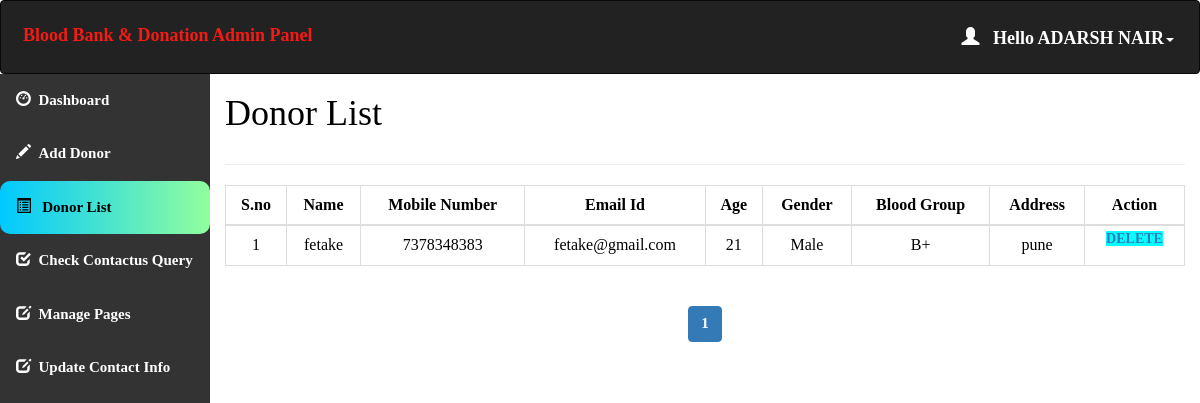
The page /admin/donor_list.php (signed in) on the database its author committed.
### tables this page shows
CREATE TABLE `donor_details` (
  `donor_id` int(11) NOT NULL,
  `donor_name` varchar(50) NOT NULL,
  `donor_number` varchar(10) NOT NULL,
  `donor_mail` varchar(50) DEFAULT NULL,
  `donor_age` int(60) NOT NULL,
  `donor_gender` varchar(10) NOT NULL,
  `donor_blood` varchar(10) NOT NULL,
  `donor_address` varchar(100) NOT NULL
);

CREATE TABLE `blood` (
  `blood_id` int(11) NOT NULL,
  `blood_group` varchar(10) NOT NULL
);

### admin/donor_list.php (the view, shortened to what this page needs)
<html>
<head>
  <link rel="stylesheet" href="https://maxcdn.bootstrapcdn.com/bootstrap/3.4.1/css/bootstrap.min.css">
</head>
<?php
include 'conn.php';
  if (isset($_SESSION['loggedin']) && $_SESSION['loggedin'] == true) {
  ?>
<body style="color:black">
<div id="header">
<?php include 'header.php';
?>
</div>
<div id="sidebar">
<?php $active="list"; include 'sidebar.php'; ?>
</div>
<div id="content" >
  <div class="content-wrapper">
    <div class="container-fluid">
      <div class="row">
        <div class="col-md-12 lg-12 sm-12">
          <h1 class="page-title">Donor List</h1>
        </div>
      </div>
      <hr>
      <?php
        include 'conn.php';
        $limit = 10;
        if(isset($_GET['page'])){
          $page = $_GET['page'];
        }else{
          $page = 1;
        }
        $offset = ($page - 1) * $limit;
        $count=$offset+1;
        $sql= "select * from donor_details join blood where donor_details.donor_blood=blood.blood_id LIMIT {$offset},{$limit}";
        $result=mysqli_query($conn,$sql);
        if(mysqli_num_rows($result)>0)   {
       ?>
       <div class="table-responsive">
      <table class="table table-bordered" style="text-align:center">
          <thead style="text-align:center">
          <th style="text-align:center">S.no</th>
          <th style="text-align:center">Name</th>
          <th style="text-align:center">Mobile Number</th>
          <th style="text-align:center">Email Id</th>
          <th style="text-align:center">Age</th>
          <th style="text-align:center">Gender</th>
          <th style="text-align:center">Blood Group</th>
          <th style="text-align:center">Address</th>
          <th style="text-align:center">Action</th>
          </thead>
          <tbody>
            <?php
            while($row = mysqli_fetch_assoc($result)) { ?>
          <tr>
                  <td><?php echo $count++; ?></td>
                  <td><?php echo $row['donor_name']; ?></td>
                  <td><?php echo $row['donor_number']; ?></td>
                  <td><?php echo $row['donor_mail']; ?></td>
                  <td><?php echo $row['donor_age']; ?></td>
                  <td><?php echo $row['donor_gender']; ?></td>
                    <td><?php echo $row['blood_group']; ?></td>
                    <td><?php echo $row['donor_address']; ?></td>
                    <td id="he" style="width:100px">
                    <a style="background-color:aqua" href='delete.php?id=<?php echo $row['donor_id']; ?>'> Delete </a>
                </td>
              </tr>
            <?php } ?>
          </tbody>
      </table>
    </div>
    <?php } ?>
<div class="table-responsive"style="text-align:center;align:center">
    <?php
    $sql1 = "SELECT * FROM donor_details";
    $result1 = mysqli_query($conn, $sql1) or die("Query Failed.");
    if(mysqli_num_rows($result1) > 0){
      $total_records = mysqli_num_rows($result1);
      $total_page = ceil($total_records / $limit);
      echo '<ul class="pagination admin-pagination">';
      for($i = 1; $i <= $total_page; $i++){
        if($i == $page){
          $active = "active";
        }else{
          $active = "";
        }
        echo '<li class="'.$active.'"><a href="donor_list.php?page='.$i.'">'.$i.'</a></li>';
      }
      echo '</ul>';
    }
    ?>
  </div>
  </div>
</div>
</div>
   <?php }
    ?>
</body>
</html>

### admin/header.php (shortened to what this page needs)
<!DOCTYPE html>
<html>
<head>
  <link rel="stylesheet" href="https://maxcdn.bootstrapcdn.com/bootstrap/3.4.1/css/bootstrap.min.css">
</head>
<body>
<nav class="navbar navbar-inverse">
  <div class="container-fluid">
    <div class="navbar-header">
      <a class="navbar-brand" id="qq" href="dashboard.php" style="color:#F51A14;">Blood Bank & Donation Admin Panel</a>
    </div>
    <ul class="nav navbar-nav navbar-right">
      <li class="dropdown"><a class="dropdown-toggle" id="qw" data-toggle="dropdown" href="#" style="font-weight:bold;color:white "> <span class="glyphicon glyphicon-user"></span>&nbsp&nbsp
        <?php
        include 'conn.php';
        $username=$_SESSION['username'];
        $sql="select * from admin_info where admin_username='$username'";
        $result=mysqli_query($conn,$sql) or die("query failed.");
        $row=mysqli_fetch_assoc($result);
        echo "Hello ".$row['admin_name'];
       ?><span class="caret"></span></a>
    </li>
    </ul>
  </div>
</nav>
</body></html>

### admin/donor_list.php (style rules this page uses)
#sidebar { position:relative;margin-top:-20px }
#content { position:relative;margin-left:210px }
#he { font-size: 14px; font-weight: 600; text-transform: uppercase; padding: 3px 7px; color: #fff; text-decoration: none; border-radius: 3px; align:center }

### admin/header.php (style rules this page uses)
.navbar { background-color: #333333 ; padding: 10px 10px; color:#FF0404 ; }
.navbar a { float: left; color: white; text-align: center; padding: 12px; text-decoration: none; font-size: 18px; line-height: 25px; }
.navbar-brand { font-size: 25px; font-weight: bold; }
.navbar a { float: none; display: block; text-align: left; }
.navbar-right { float: none; }

### admin/sidebar.php (style rules this page uses)
body { margin: 0; font-family: 'Averia Gruesa Libre';font-size: 15px; color:#F8F9F9; }

### rows shown on the page
donor_details: donor_name "fetake", donor_number "7378348383", donor_mail "fetake@gmail.com", donor_age "21", donor_gender "Male", blood.blood_group "B+", donor_address "pune"

### other values the page prints
$row['admin_name'] "ADARSH NAIR"
